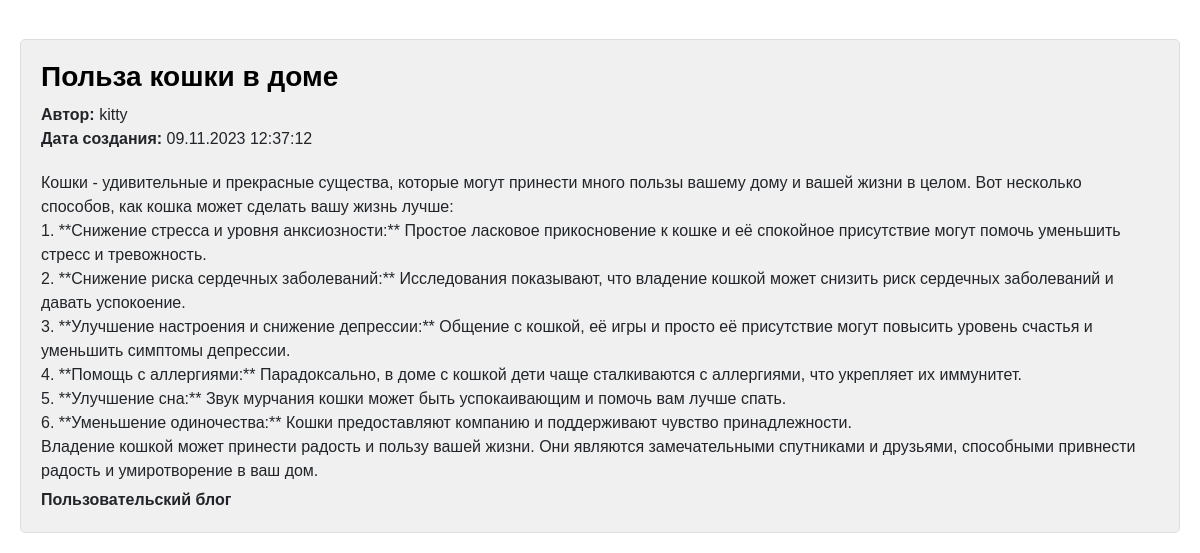
Before: /blog_app/ (lower part) with the older database file.
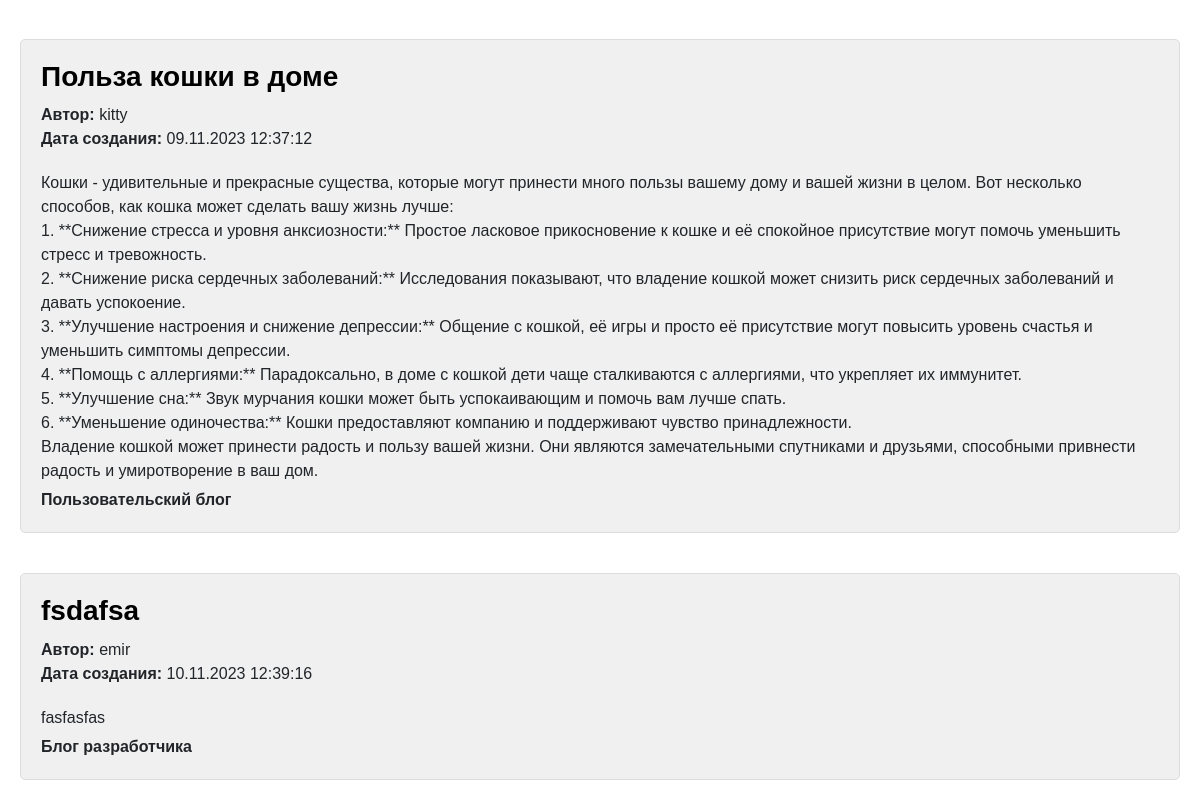
After: the same page with the newer database file.
### blog_app/models.py (models this page shows, shortened)
class Blog(models.Model):
    title = models.CharField(max_length=100)
    content = models.TextField(null=False)
    author = models.ForeignKey(User, on_delete=models.CASCADE, null=True)
    created_at = models.DateTimeField(auto_now_add=True)

### authe/models.py (models this page shows, shortened)
class User(AbstractUser):
    email = models.EmailField(unique=True)
    full_name = models.CharField(max_length=100)

### blog_app/views.py (the view)
# urls.py: path('', views.ViewAllBlogs.as_view(), name='index'),
class ViewAllBlogs(View):
    def get(self, request):
        blogs = Blog.objects.all()
        context = {
            'title': 'Список блогов',
            'blogs': blogs,
        }
        return render(request, 'blog_app/index.html', context=context)

### blog_app/templates/blog_app/index.html (shortened to what this page needs)
{% extends "authe/base.html" %}
{% load static %}
{% block static %}
    <link rel="stylesheet" href="{% static 'blog_app/styles/blog.css' %}">
{% endblock %}
{% block content %}
    <section class="entire">
        <div class="blog-list">
            {% for b in blogs %}
                <div class="blog-item">
                    <h2>{{ b.title }}</h2>
                    <p><strong>Автор:</strong> {{ b.author.username }}</p>
                    <p><strong>Дата создания:</strong> {{ b.created_at|date:"d.m.Y H:i:s" }}</p>
                    <div class="blog-content">
                        {{ b.content|linebreaks }}
                    </div>
                    {% if b.author.is_superuser %}
                        <p class="developer-blog">Блог разработчика</p>
                    {% else %}
                        <p class="user-blog">Пользовательский блог</p>
                    {% endif %}
                </div>
            {% endfor %}
        </div>
    </section>
{% endblock %}

Changed rows visible on the page:
added Blog: title "fsdafsa", author.username "emir", created_at "10.11.2023 12:39:16", content "fasfasfas", shows "Блог разработчика"
